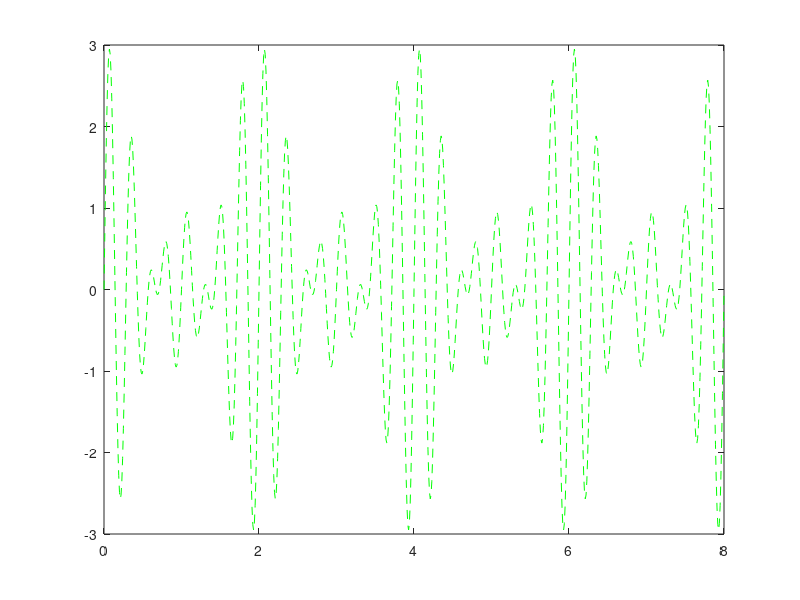

The MATLAB source for this figure: (Note: this script raises an error after producing the figure.)
%1-

%a
% PERIODO = 1/FREQUENCIA -- FREQUENCIA = NESTE CASO 4PI/2PI
t = 0:0.01:4*0.5; % 4 periodos
y=2*sin(4*pi*t);
plot(t,y,"g--")

%b

t=0:0.01:4*0.2;
x=sin(10*pi*t+pi/2);
plot(t,x,"g--")

%c
t=0:0.01:4*0.1;
z=sin(20*pi*t+70*pi/180)+sin(20*pi*t+200*pi/180);
plot(t,z,"g--")

%d
t=0:0.01:4*1;
f=sin(6*pi*t)+sin(8*pi*t);
plot(t,f,"g--")

%e
t=0:0.01:4*1;
l=sin(6*pi*t)+sin(8*pi*t+0.1);
plot(t,l,"g--")

%f
t=0:0.01:4*2;
k=sin(6*pi*t)+sin(7*pi*t)+sin(8*pi*t);
plot(t,k,"g--")


%3-
Potencia(y,0.01,0.5)    %vetor de amostras y -- periodo de amostragem 0.01 -- periodo do sinal 0.5  

%4
t=0:0.001:4*0.1;
teta = rand(1,3)*2*pi-pi;
b = sin(2*pi*10*t+teta(1))+sin(2*pi*20*t+teta(2))+sin(2*pi*30*t+teta(3));
plot(t,b)
